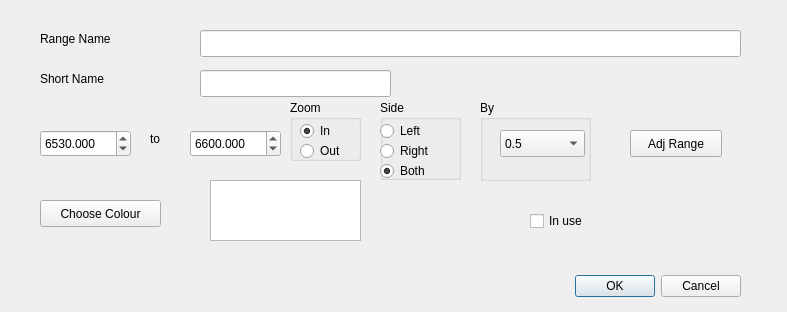
<?xml version="1.0" encoding="UTF-8"?>
<ui version="4.0">
 <class>newrangedlg</class>
 <widget class="QDialog" name="newrangedlg">
  <property name="geometry">
   <rect>
    <x>0</x>
    <y>0</y>
    <width>787</width>
    <height>312</height>
   </rect>
  </property>
  <property name="windowTitle">
   <string>Create new range</string>
  </property>
  <widget class="QDialogButtonBox" name="buttonBox">
   <property name="geometry">
    <rect>
     <x>520</x>
     <y>270</y>
     <width>221</width>
     <height>32</height>
    </rect>
   </property>
   <property name="orientation">
    <enum>Qt::Horizontal</enum>
   </property>
   <property name="standardButtons">
    <set>QDialogButtonBox::Cancel|QDialogButtonBox::Ok</set>
   </property>
  </widget>
  <widget class="QLabel" name="label">
   <property name="geometry">
    <rect>
     <x>40</x>
     <y>30</y>
     <width>101</width>
     <height>17</height>
    </rect>
   </property>
   <property name="text">
    <string>Range Name</string>
   </property>
  </widget>
  <widget class="QLabel" name="label_2">
   <property name="geometry">
    <rect>
     <x>40</x>
     <y>70</y>
     <width>91</width>
     <height>17</height>
    </rect>
   </property>
   <property name="text">
    <string>Short Name</string>
   </property>
  </widget>
  <widget class="QPushButton" name="selcolour">
   <property name="geometry">
    <rect>
     <x>40</x>
     <y>200</y>
     <width>121</width>
     <height>27</height>
    </rect>
   </property>
   <property name="toolTip">
    <string>Select colour on display</string>
   </property>
   <property name="text">
    <string>Choose Colour</string>
   </property>
  </widget>
  <widget class="QGraphicsView" name="colourdisp">
   <property name="geometry">
    <rect>
     <x>210</x>
     <y>180</y>
     <width>151</width>
     <height>61</height>
    </rect>
   </property>
  </widget>
  <widget class="QCheckBox" name="rinuse">
   <property name="geometry">
    <rect>
     <x>530</x>
     <y>210</y>
     <width>93</width>
     <height>22</height>
    </rect>
   </property>
   <property name="toolTip">
    <string>Range is in use</string>
   </property>
   <property name="text">
    <string>In use</string>
   </property>
  </widget>
  <widget class="QLineEdit" name="shortname">
   <property name="geometry">
    <rect>
     <x>200</x>
     <y>70</y>
     <width>191</width>
     <height>27</height>
    </rect>
   </property>
   <property name="toolTip">
    <string>Short name for the range</string>
   </property>
  </widget>
  <widget class="QLineEdit" name="rangename">
   <property name="geometry">
    <rect>
     <x>200</x>
     <y>30</y>
     <width>541</width>
     <height>27</height>
    </rect>
   </property>
   <property name="toolTip">
    <string>Full name for the range</string>
   </property>
  </widget>
  <widget class="QLabel" name="label_9">
   <property name="geometry">
    <rect>
     <x>150</x>
     <y>130</y>
     <width>31</width>
     <height>17</height>
    </rect>
   </property>
   <property name="text">
    <string>to</string>
   </property>
  </widget>
  <widget class="QDoubleSpinBox" name="srmax">
   <property name="geometry">
    <rect>
     <x>190</x>
     <y>130</y>
     <width>91</width>
     <height>27</height>
    </rect>
   </property>
   <property name="toolTip">
    <string>This is the upper bound of the range.</string>
   </property>
   <property name="decimals">
    <number>3</number>
   </property>
   <property name="minimum">
    <double>6500.000000000000000</double>
   </property>
   <property name="maximum">
    <double>6650.000000000000000</double>
   </property>
   <property name="singleStep">
    <double>0.010000000000000</double>
   </property>
   <property name="value">
    <double>6600.000000000000000</double>
   </property>
  </widget>
  <widget class="QDoubleSpinBox" name="srmin">
   <property name="geometry">
    <rect>
     <x>40</x>
     <y>130</y>
     <width>91</width>
     <height>27</height>
    </rect>
   </property>
   <property name="toolTip">
    <string>This is the lower bound of the range</string>
   </property>
   <property name="decimals">
    <number>3</number>
   </property>
   <property name="minimum">
    <double>6500.000000000000000</double>
   </property>
   <property name="maximum">
    <double>6650.000000000000000</double>
   </property>
   <property name="singleStep">
    <double>0.010000000000000</double>
   </property>
   <property name="value">
    <double>6530.000000000000000</double>
   </property>
  </widget>
  <widget class="QGroupBox" name="groupBox_6">
   <property name="geometry">
    <rect>
     <x>380</x>
     <y>100</y>
     <width>81</width>
     <height>80</height>
    </rect>
   </property>
   <property name="title">
    <string>Side</string>
   </property>
   <widget class="QRadioButton" name="rzleft">
    <property name="geometry">
     <rect>
      <x>0</x>
      <y>20</y>
      <width>71</width>
      <height>22</height>
     </rect>
    </property>
    <property name="toolTip">
     <string>Apply zoom only to Left side</string>
    </property>
    <property name="text">
     <string>Left</string>
    </property>
   </widget>
   <widget class="QRadioButton" name="rzright">
    <property name="geometry">
     <rect>
      <x>0</x>
      <y>40</y>
      <width>71</width>
      <height>22</height>
     </rect>
    </property>
    <property name="toolTip">
     <string>Apply zoom only to Right side</string>
    </property>
    <property name="text">
     <string>Right</string>
    </property>
   </widget>
   <widget class="QRadioButton" name="rzboth">
    <property name="geometry">
     <rect>
      <x>0</x>
      <y>60</y>
      <width>71</width>
      <height>22</height>
     </rect>
    </property>
    <property name="toolTip">
     <string>Apply zoom to both sides of scale.</string>
    </property>
    <property name="text">
     <string>Both</string>
    </property>
    <property name="checked">
     <bool>true</bool>
    </property>
   </widget>
  </widget>
  <widget class="QGroupBox" name="groupBox_4">
   <property name="geometry">
    <rect>
     <x>480</x>
     <y>100</y>
     <width>111</width>
     <height>81</height>
    </rect>
   </property>
   <property name="title">
    <string>By</string>
   </property>
   <widget class="QComboBox" name="radjby">
    <property name="geometry">
     <rect>
      <x>20</x>
      <y>30</y>
      <width>85</width>
      <height>27</height>
     </rect>
    </property>
    <property name="toolTip">
     <string>This gives the amount to adjust the range by</string>
    </property>
    <property name="currentIndex">
     <number>2</number>
    </property>
    <item>
     <property name="text">
      <string>5</string>
     </property>
    </item>
    <item>
     <property name="text">
      <string>1</string>
     </property>
    </item>
    <item>
     <property name="text">
      <string>0.5</string>
     </property>
    </item>
    <item>
     <property name="text">
      <string>0.1</string>
     </property>
    </item>
    <item>
     <property name="text">
      <string>0.05</string>
     </property>
    </item>
    <item>
     <property name="text">
      <string>0.01</string>
     </property>
    </item>
   </widget>
  </widget>
  <widget class="QGroupBox" name="groupBox_5">
   <property name="geometry">
    <rect>
     <x>290</x>
     <y>100</y>
     <width>71</width>
     <height>61</height>
    </rect>
   </property>
   <property name="title">
    <string>Zoom</string>
   </property>
   <widget class="QRadioButton" name="rzoomin">
    <property name="geometry">
     <rect>
      <x>10</x>
      <y>20</y>
      <width>61</width>
      <height>22</height>
     </rect>
    </property>
    <property name="toolTip">
     <string>Select this to zoom in, i.e. move left end of range to right and/or right end
of range to left.</string>
    </property>
    <property name="text">
     <string>In</string>
    </property>
    <property name="checked">
     <bool>true</bool>
    </property>
   </widget>
   <widget class="QRadioButton" name="rzoomout">
    <property name="geometry">
     <rect>
      <x>10</x>
      <y>40</y>
      <width>51</width>
      <height>22</height>
     </rect>
    </property>
    <property name="toolTip">
     <string>Select this to zoom out, i.e. move left end of range to left and/or right end
of range to right.</string>
    </property>
    <property name="text">
     <string>Out</string>
    </property>
   </widget>
  </widget>
  <widget class="QPushButton" name="adjrange">
   <property name="geometry">
    <rect>
     <x>630</x>
     <y>130</y>
     <width>92</width>
     <height>27</height>
    </rect>
   </property>
   <property name="toolTip">
    <string>Click to adjust range as selected</string>
   </property>
   <property name="text">
    <string>Adj Range</string>
   </property>
  </widget>
 </widget>
 <tabstops>
  <tabstop>rangename</tabstop>
  <tabstop>shortname</tabstop>
  <tabstop>srmin</tabstop>
  <tabstop>srmax</tabstop>
  <tabstop>rzoomin</tabstop>
  <tabstop>rzoomout</tabstop>
  <tabstop>rzleft</tabstop>
  <tabstop>rzright</tabstop>
  <tabstop>rzboth</tabstop>
  <tabstop>radjby</tabstop>
  <tabstop>adjrange</tabstop>
  <tabstop>selcolour</tabstop>
  <tabstop>colourdisp</tabstop>
  <tabstop>rinuse</tabstop>
  <tabstop>buttonBox</tabstop>
 </tabstops>
 <resources/>
 <connections>
  <connection>
   <sender>buttonBox</sender>
   <signal>accepted()</signal>
   <receiver>newrangedlg</receiver>
   <slot>accept()</slot>
   <hints>
    <hint type="sourcelabel">
     <x>248</x>
     <y>254</y>
    </hint>
    <hint type="destinationlabel">
     <x>157</x>
     <y>274</y>
    </hint>
   </hints>
  </connection>
  <connection>
   <sender>buttonBox</sender>
   <signal>rejected()</signal>
   <receiver>newrangedlg</receiver>
   <slot>reject()</slot>
   <hints>
    <hint type="sourcelabel">
     <x>316</x>
     <y>260</y>
    </hint>
    <hint type="destinationlabel">
     <x>286</x>
     <y>274</y>
    </hint>
   </hints>
  </connection>
 </connections>
</ui>
